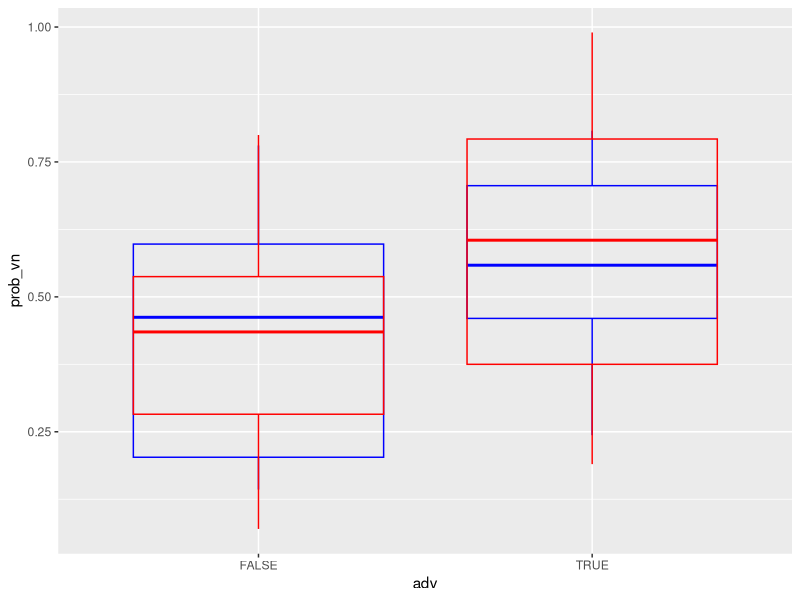
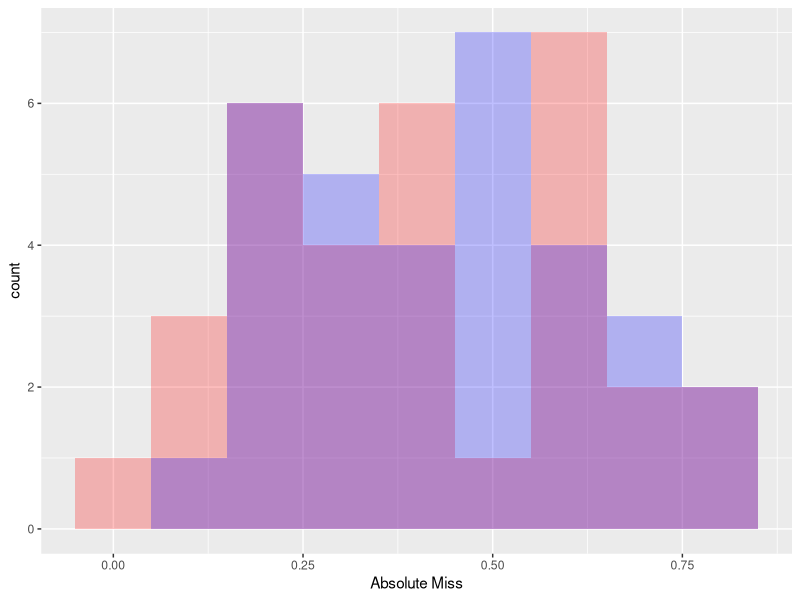

The R script that drew these images, in order:
##########
## This script analyzes world cup predictions vs outcomes
library(MASS)
library(ggplot2)

###########################
##TO RUN: Set working Directory to the Location of the Project
HOMEDIR <- "F:/Docs/Personal/rross"
#HOMEDIR <- "C:/Users/Ross/Documents/R/rross"
#HOMEDIR <- "C:/Users/Ross/Documents/GitHub/rross"
setwd(paste0(HOMEDIR,"/Soccer/2014/WorldCup/"))

team.df <- read.csv('vn_vs_538_predictions.csv',stringsAsFactors=F)

advance <- c(
  "Algeria",
  "Argentina",
  "Belgium",
  "Brazil",
  "Chile",
  "Colombia",
  "Costa Rica",
  "France",
  "Germany",
  "Greece",#"Cote d`Ivoire"#"Greece"
  "Mexico",
  "Netherlands",
  "Nigeria",
  "Ecuador",#"Switzerland"#"Ecuador"
  "Uruguay",
  "United States"#"United States"#"Ghana"
  )

team.df$adv = team.df$team %in% advance

glm538 <- glm(adv~prob_538,data=team.df,family=binomial)
glmvn <- glm(adv~prob_vn,data=team.df,family=binomial)

summary(glm538)
summary(glmvn)

ggplot(team.df) + geom_boxplot(aes(x=adv,y=prob_vn),col='blue',fill=NA) + geom_boxplot(aes(x=adv,y=prob_538),col='red',fill=NA)


with(team.df, mean(abs(adv - prob_538)))
with(team.df, mean(abs(adv - prob_vn)))

ggplot(team.df) +
  geom_histogram(aes(abs(adv - prob_538)),binwidth=.1,alpha=0.25,fill='red') +
  geom_histogram(aes(abs(adv - prob_vn)),binwidth=.1,alpha=0.25,fill='blue') +
  xlab("Absolute Miss")


